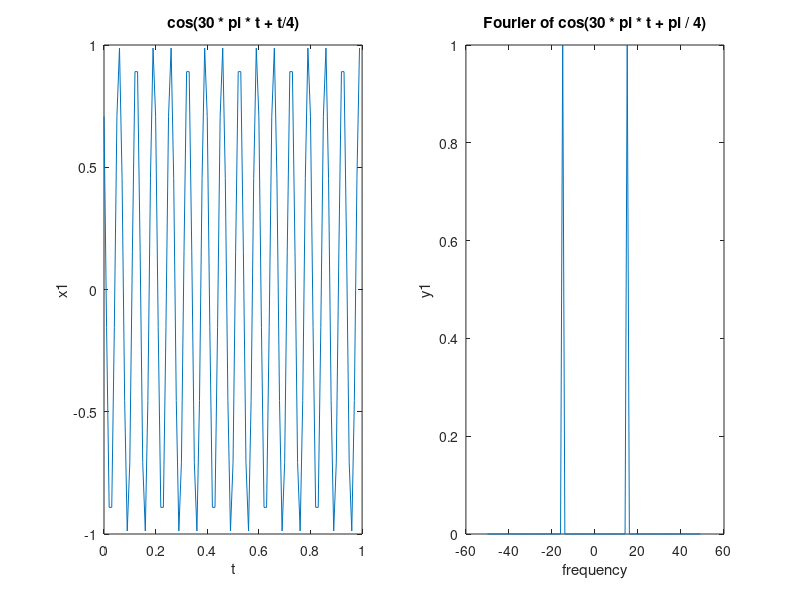
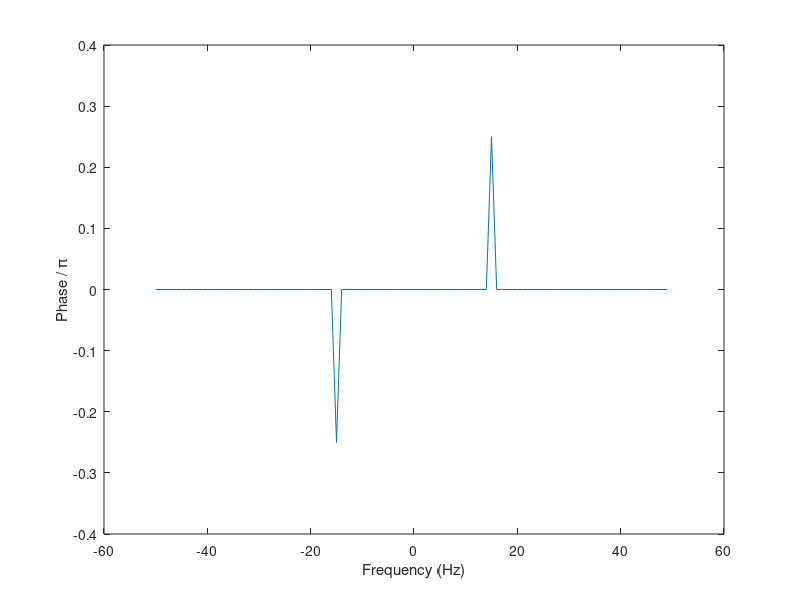

Here is the MATLAB script that generated these plots, in order:
t_start = 0;
t_end = 1;
fs = 100;
t = t_start : 1/fs : t_end - 1 / fs;
N = length(t);
f = -fs/2 : fs/N : fs/2 - fs/N;

x1 = cos(30 * pi * t + pi / 4);

figure;
subplot(1, 2, 1);
plot(t, x1);
title("cos(30 * pi * t + t/4)");
xlabel("t");
ylabel("x1");


y1 = fftshift(fft(x1));
y1 = y1 / max(abs(y1));
subplot(1, 2, 2);
plot(f, abs(y1));
%xlim([-20, 20])
title("Fourier of cos(30 * pi * t + pi / 4)");
xlabel("frequency");
ylabel("y1");

figure;
tol = 1e-6; 
y1(abs(y1) < tol) = 0; 
 
theta = angle(y1); 
 
plot(f,theta/pi) 
xlabel('Frequency (Hz)')
ylabel('Phase / \pi')
